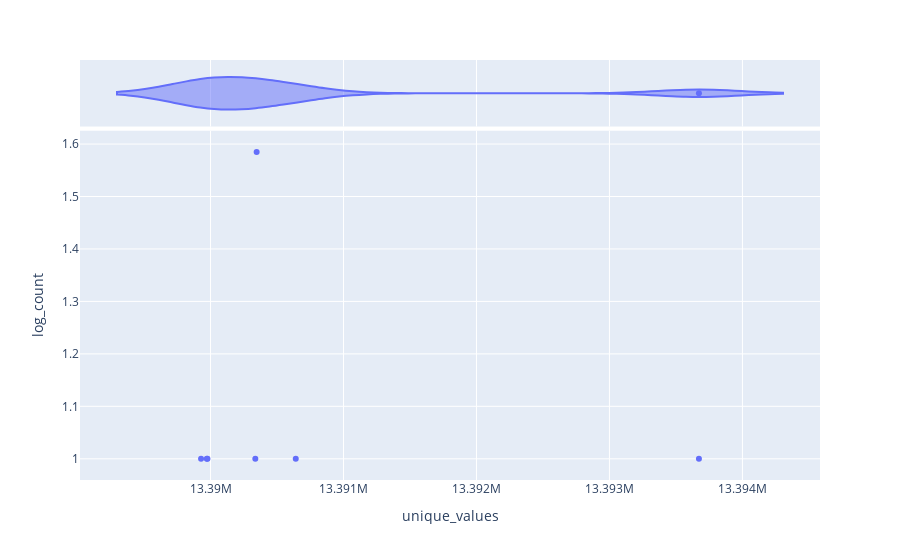

The notebook cell this image was saved under:
### Code cell
df1_counts1 = df1_counts[df1_counts['log_count'] > 0]
fig = px.scatter(df1_counts1, x="unique_values", y="log_count", marginal_x="violin")
fig.show()

### Figure 1 — Plotly figure (JSON) as saved in the notebook; plotly's stock layout.template omitted (floating-point values rounded to 4 significant figures)
{"data": [{"hovertemplate": "unique_values=%{x}<br>log_count=%{y}<extra></extra>", "legendgroup": "", "marker": {"color": "#636efa", "symbol": "circle"}, "mode": "markers", "name": "", "orientation": "v", "showlegend": false, "type": "scatter", "x": [13390347, 13390337, 13393673, 13389929, 13389977, 13389972, 13390641], "xaxis": "x", "y": [1.585, 1, 1, 1, 1, 1, 1], "yaxis": "y"}, {"alignmentgroup": "True", "hovertemplate": "unique_values=%{x}<extra></extra>", "legendgroup": "", "marker": {"color": "#636efa", "symbol": "circle"}, "name": "", "offsetgroup": "", "scalegroup": "x", "showlegend": false, "type": "violin", "x": [13390347, 13390337, 13393673, 13389929, 13389977, 13389972, 13390641], "xaxis": "x2", "yaxis": "y2"}], "layout": {"autosize": true, "legend": {"tracegroupgap": 0}, "margin": {"t": 60}, "xaxis": {"anchor": "y", "autorange": true, "domain": [0, 1], "range": [13390000.0, 13390000.0], "title": {"text": "unique_values"}, "type": "linear"}, "xaxis2": {"anchor": "y2", "autorange": true, "domain": [0, 1], "matches": "x", "range": [13390000.0, 13390000.0], "showgrid": true, "showticklabels": false, "type": "linear"}, "yaxis": {"anchor": "x", "autorange": true, "domain": [0, 0.8316], "range": [0.952, 1.633], "title": {"text": "log_count"}, "type": "linear"}, "yaxis2": {"anchor": "x2", "autorange": true, "domain": [0.8416, 1], "matches": "y2", "range": [-0.5, 0.5], "showgrid": false, "showline": false, "showticklabels": false, "ticks": "", "type": "category"}}}
